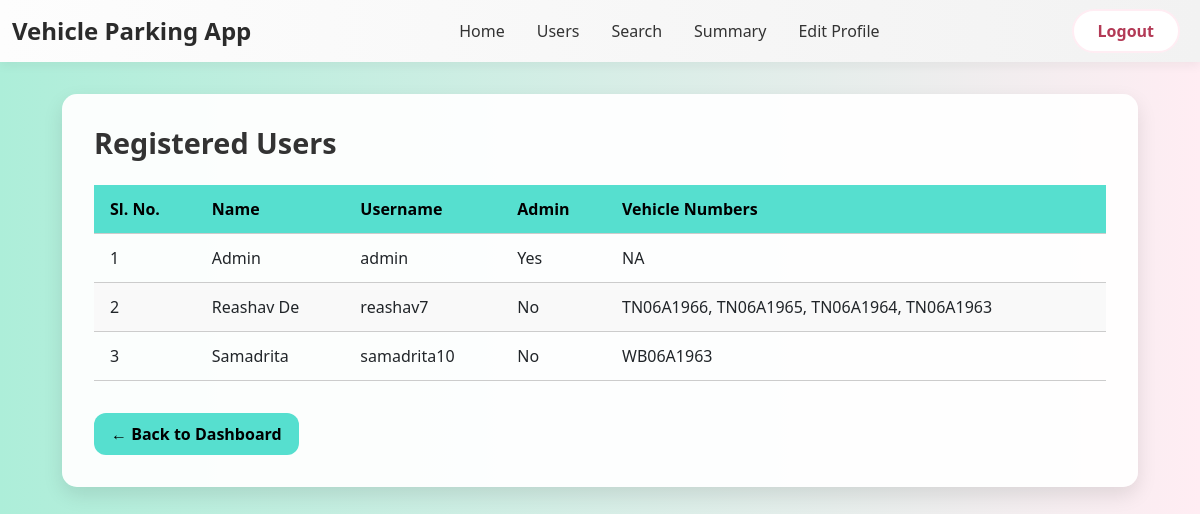
The page /admin_dashboard/users (signed in) on the database its author committed.
### models.py (models this page shows)
class User(db.Model):
    __tablename__ = 'user'
    id = db.Column(db.Integer, primary_key=True)
    username = db.Column(db.String(32), unique=True, nullable=False)
    passhash = db.Column(db.String(256), nullable=False)
    name = db.Column(db.String(64), nullable=False)
    is_admin = db.Column(db.Boolean, default=False, nullable=False)
    reservations = db.relationship('Reservation', backref='user', lazy=True)

class Reservation(db.Model):
    __tablename__ = 'reservation'
    id = db.Column(db.Integer, primary_key=True)
    user_id = db.Column(db.Integer, db.ForeignKey('user.id'), nullable=False)
    spot_id = db.Column(db.Integer, db.ForeignKey('parking_spot.id'), nullable=False)
    date = db.Column(db.Date, nullable=False)
    start_time = db.Column(db.DateTime, default=datetime.utcnow)
    end_time = db.Column(db.DateTime, nullable=True)
    vehicle_number = db.Column(db.String(15), nullable=False)
    hours_parked = db.Column(db.Float, nullable=False)
    parking_cost_per_hour = db.Column(db.Float, nullable=False)
    total_parking_cost = db.Column(db.Float, nullable=False)

### routes.py (the view)
@app.route('/admin_dashboard/users')
@admin_required
def users_list():
    users = User.query.all()
    user_data = []
    for user in users:
        reservations = Reservation.query.filter_by(user_id=user.id).all()
        vehicle_numbers = list({r.vehicle_number for r in reservations})  # Use set to remove duplicates
        if vehicle_numbers:
            vehicle_display = ", ".join(vehicle_numbers)
        else:
            vehicle_display = "NA"
        user_data.append({
            'name': user.name,
            'username': user.username,
            'is_admin': user.is_admin,
            'vehicle_numbers': vehicle_display
        })
    return render_template('users_list.html', users=user_data)

### routes.py (called while the page is built)
def admin_required(func):
    @wraps(func)
    def inner(*args, **kwargs):
        if 'user_id' not in session:
            flash('You need to log in first', 'danger')
            return redirect(url_for('admin_login'))
        user = User.query.get(session['user_id'])
        if not user.is_admin:
            flash('You do not have permission to access this page', 'danger')
            return redirect(url_for('admin_login'))
        return func(*args, **kwargs)
    return inner

### templates/users_list.html (shortened to what this page needs)
{% extends 'layout.html' %}
{% block navbar %}
    {% include 'admin_navbar.html' %}
{% endblock navbar %}
{% block content %}
<div class="container users-container">
    <div class="users-card">
        <h2>Registered Users</h2>
        <table class="user-table">
           <thead>
    <tr>
        <th>Sl. No.</th>
        <th>Name</th>
        <th>Username</th>
        <th>Admin</th>
        <th>Vehicle Numbers</th>
    </tr>
</thead>
<tbody>
    {% for user in users %}
    <tr>
        <td>{{ loop.index }}</td>
        <td>{{ user.name }}</td>
        <td>{{ user.username }}</td>
        <td>{{ 'Yes' if user.is_admin else 'No' }}</td>
        <td>{{ user.vehicle_numbers }}</td>
    </tr>
    {% endfor %}
</tbody>
        </table>
        <a href="{{ url_for('admin_dashboard', user_id=session['user_id']) }}" class="btn btn-back">← Back to Dashboard</a>
    </div>
</div>
{% endblock content %}

### templates/users_list.html (style rules this page uses)
body { background: linear-gradient(to right, #ADEED9, #FFEDF3); font-family: 'Segoe UI', Tahoma, Geneva, Verdana, sans-serif; }
.users-container { padding: 2rem; }
.users-card { background-color: rgba(255, 255, 255, 0.95); border-radius: 15px; box-shadow: 0 8px 20px rgba(0, 0, 0, 0.1); padding: 2rem; }
.users-card h2 { font-size: 1.8rem; font-weight: bold; margin-bottom: 1.5rem; color: #333; }
.user-table { width: 100%; border-collapse: collapse; }
.user-table th, .user-table td { padding: 0.75rem 1rem; text-align: left; border-bottom: 1px solid #ccc; }
.user-table th { background-color: #56DFCF; color: #000; }
.user-table tr:nth-child(even) { background-color: #f9f9f9; }
.btn-back { margin-top: 2rem; background-color: #56DFCF; color: #000; border-radius: 12px; padding: 0.5rem 1rem; font-weight: 600; text-decoration: none; }

### rows shown on the page
User: name "Admin", username "admin", is_admin "Yes", vehicle_numbers "NA"
User: name "Reashav De", username "reashav7", is_admin "No", vehicle_numbers "TN06A1966, TN06A1965, TN06A1964, TN06A1963"
User: name "Samadrita", username "samadrita10"
Reservation: vehicle_numbers "WB06A1963"

### other values the page prints
{{ 'Yes' if user.is_admin else 'No' }} "No"
